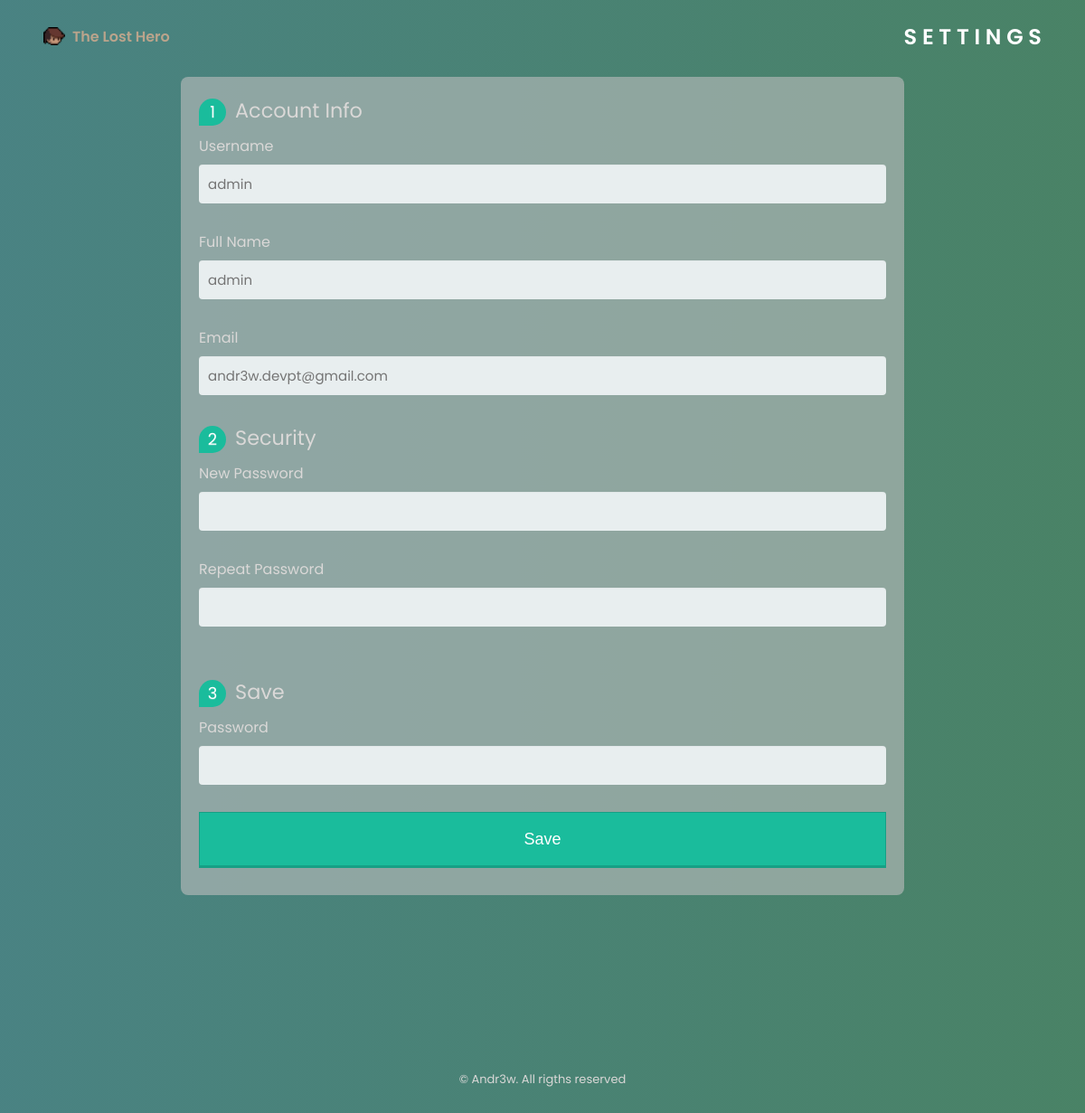
The app's page /html/settings.php (signed in) with its own data.
### tables this page shows
CREATE TABLE `users` (
  `name` varchar(50) NOT NULL,
  `username` varchar(50) NOT NULL,
  `email` varchar(50) NOT NULL,
  `password` varchar(80) NOT NULL,
  `coins` int(11) NOT NULL DEFAULT 0,
  `is_admin` tinyint(1) NOT NULL DEFAULT 0,
  `logged_in_game` tinyint(1) NOT NULL DEFAULT 0
);

### html/settings.php (the view, shortened to what this page needs)
<?php
	include("../php/connection.php");
?>
<!DOCTYPE html>
    <html lang="en">
    <head>
        <link rel="stylesheet" href="https://cdn.jsdelivr.net/npm/boxicons@latest/css/boxicons.min.css">
        <link rel="stylesheet" href="../assets/css/swiper-bundle.min.css">
        <link rel="stylesheet" href="../assets/css/settings.css?v=<?php echo time(); ?>">
        <?php include("preloader.php"); ?>
        <header class="header" id="header">
            <nav class="nav container">
                <a href="index.php" class="nav_logo">
                    <img src="../assets/img/page/head.png" alt="" class="nav_logo-img"></img>
                    <h4 class="nav_logo-txt">The Lost Hero</h4>
                </a>
                <div class="nav_menu">
                    <h1 >S E T T I N G S</h1>
                </div>
            </nav>
        </header>
        <main class="main">
            <br><br><br>
            <?php
                $username = $_SESSION['username'];
                $query = "select * from users where username = '$username' limit 1";
                $result = mysqli_query($con, $query);
                if($result)
                {
                    if($result && mysqli_num_rows($result) > 0)
                    {
                        $user_data = mysqli_fetch_assoc($result);
                        $curr_username = $user_data['username'];
                        $curr_name = $user_data['name'];
                        $curr_email = $user_data['email'];
                    }
                }
            ?>
            <div class="form-style-5">
                <form action="../php/apply_account_infos.php" method="POST" >
                    <fieldset>
                        <legend><span class="number">1</span> Account Info</legend>
                        <label >Username</label>
                        <input type="text" name="username" placeholder="<?php echo $curr_username; ?>">
                        <label >Full Name</label>
                        <input type="text" name="full_name" placeholder="<?php echo $curr_name; ?>">
                        <label >Email</label>
                        <input type="email" name="email" placeholder="<?php echo $curr_email; ?>">
                    </fieldset>
                    <fieldset>
                        <legend><span class="number">2</span> Security</legend>
                        <label >New Password</label>
                        <input type="password" name="n_password" placeholder="">
                        <label >Repeat Password</label>
                        <input type="password" name="r_password" placeholder="">
                    </fieldset>
                    <br>
                    <fieldset>
                        <legend><span class="number">3</span> Save</legend>
                        <label >Password</label>
                        <input type="password" name="curr_password" placeholder="">
                    </fieldset>
                    <input type="submit" class="submit_btn" value="Save" />
                </form>
            </div>
        </main>
        <footer class="footer section" id="footer">
            <span class="footer_copy">&#169; Andr3w. All rigths reserved</span>
        </footer>
    </body>
</html>

### records on screen
users: username "admin", full_name "admin", email "andr3w.devpt@gmail.com"
